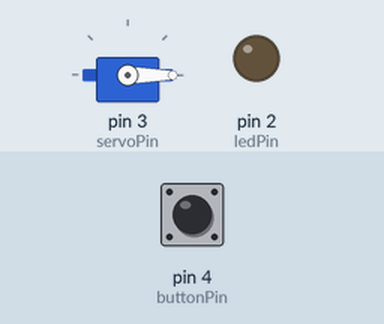
This sketch was run on a simulated Arduino Uno, built with avr-gcc and run on an emulated ATmega328P. Parts: servo, output pins drawn as LEDs (lit = HIGH). The test bench sets the inputs (shaded band); at power-on: pin 4 (buttonPin) LOW. What the sketch prints to the serial monitor is not drawn.

Above: at 1.2 s.
1.3 s: pin 4 (buttonPin) pulled HIGH for 1 s
At 1.45 s:
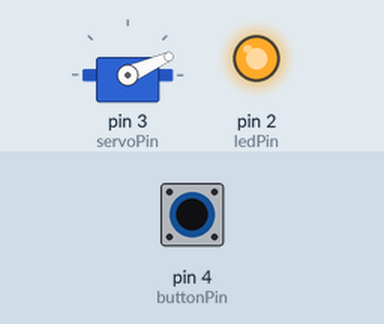
3.8 s: pin 4 (buttonPin) pulled HIGH for 0.15 s
At 4.4 s:
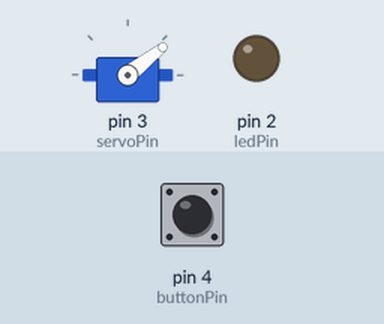
5.4 s: pin 4 (buttonPin) pulled HIGH for 0.15 s
At 6.7 s:
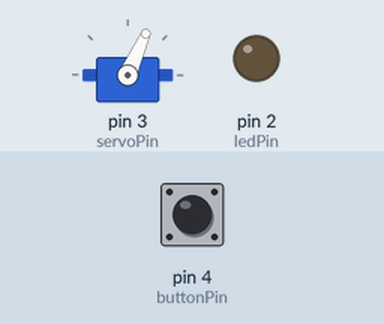
7.0 s: pin 4 (buttonPin) pulled HIGH for 3.2 s
At 7.15 s:
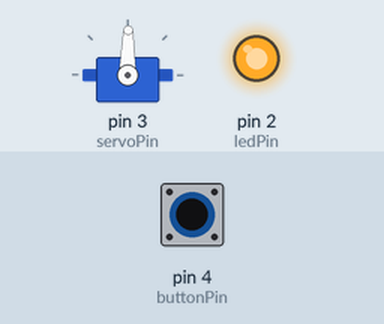
Timing chart, 0 to 11.7 s (numbered marks = the images above; inputs shaded):
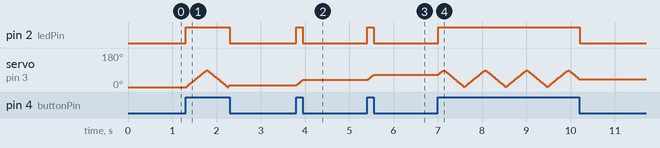

The sketch:

hello_world.ino
```cpp
/*

Name: Ishan Vyas
UCID: 30068270
Course: CPSC 599.88
Project: Hello World
Due Date: January 27th, 2022

*/

// Include the servo library
#include <Servo.h>

// Declare the pins for the button, LED and the Servo (constant because values don't change)
const int buttonPin = 4;
const int ledPin = 2;
const int servoPin = 3;

// Create a new servo
Servo Servo1;

// Initialize the servoPosition to 0
int servoPosition = 0;

// Flag to trigger different directions of rotation
bool rotate = false;

// Code setup
void setup()
{
  // Attach the servo pin
  Servo1.attach(servoPin);

  // Change the servo's position to the initial position declared
  Servo1.write(servoPosition);

  Serial.begin(9600);


  // Set LED pin as output and button pin as input
  pinMode(ledPin, OUTPUT);
  pinMode(buttonPin, INPUT);
}

// Loop
void loop()
{
  // Variable to keep track of the button state
  int buttonState = digitalRead(buttonPin);

  // Print servo position to console
  Serial.println(servoPosition);

  // If the button is pressed (HIGH) light the LED and start rotating the hand
  if(buttonState == HIGH ){

    // Turn on the LED
    digitalWrite(ledPin, HIGH);

    // Write the servo's position to the servo
    Servo1.write(servoPosition);

    // If the servo is less than 90, rotate left
    if(servoPosition < 90 && rotate == false){

      // Increment servo position
      servoPosition++;

    }
    // Else rotate right
    else{

      if(servoPosition >= 0 && rotate == true){

        // Decrement servo position
        servoPosition--;

      }
    }

    // Switch direction of rotation
    if(servoPosition == 0){

      rotate = false;

    }

    // Switch direction of rotation
    if(servoPosition == 90){

      rotate = true;

    }

    // Delay for 5 milliseconds
    delay(5);

  }
  // If the button is not pressed (LOW) then turn off the LED and stop rotating
  else{

    // Turn off the LED
    digitalWrite(ledPin,LOW);

  }
}
```

Measured:
- after the input at 1.3 s, pin 2 (ledPin): LOW → HIGH at once, → LOW 0.99 s later
- after the input at 3.8 s, pin 2 (ledPin): LOW → HIGH at once, → LOW 0.15 s later; servo on pin 3 (servoPin): 10° → 38° at once
- after the input at 5.4 s, pin 2 (ledPin): LOW → HIGH at once, → LOW 0.15 s later; servo on pin 3 (servoPin): 38° → 66° at once
